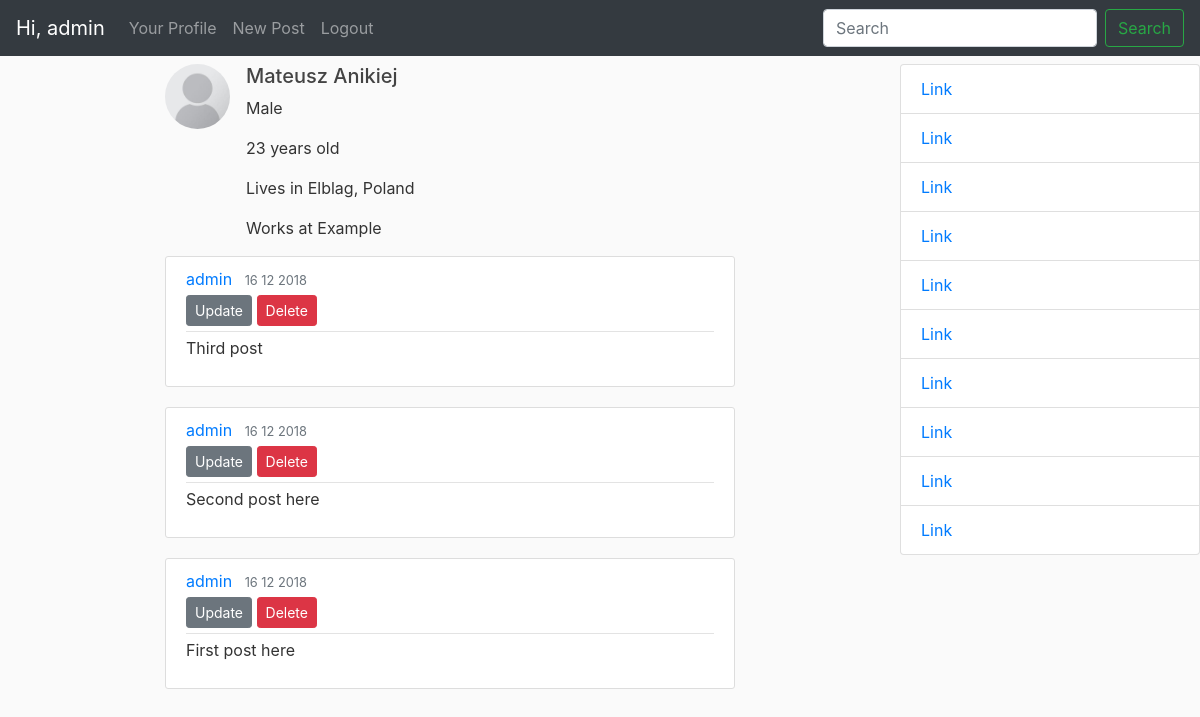
The app's page /user/admin/ (signed in) with its own data.
### users/models.py (models this page shows, shortened)
class Profile(models.Model):
    user = models.OneToOneField(User, on_delete=models.CASCADE)
    birth_date = models.DateField(null = True, blank=True)
    age = models.IntegerField(null = True, blank=True, editable=False)
    town = models.CharField(max_length=200, null = True, blank=True)
    country = models.CharField(max_length=200, null = True, blank=True)
    company = models.CharField(max_length=200, null = True, blank=True)
    gender = models.CharField(max_length=10, choices=GENDERS, null = True, blank=True)
    image = models.ImageField(default='default.jpg', upload_to='profile_pics')

### mainview/models.py (models this page shows, shortened)
class Post(models.Model):
    content = models.TextField()
    date_posted = models.DateTimeField(default=timezone.now)
    author = models.ForeignKey(User, on_delete=models.CASCADE)

### users/views.py (the view)
# urls.py: path('user/<str:username>/', user_views.ProfileDetailsView, name='profile-details'),
def ProfileDetailsView(request, username):
    if User.objects.filter(username=username).exists():
        user = User.objects.get(username=username)
        posts = Post.objects.filter(author=user.pk).order_by('-date_posted')
        gender = ''
        if user.profile.gender == 'M':
            gender='Male'
        elif user.profile.gender == 'F':
            gender='Female'
        data = {
            'first_name': user.first_name,
            'last_name': user.last_name,
            'gender': gender,
            'age': user.profile.age,
            'town': user.profile.town,
            'country': user.profile.country,
            'company': user.profile.company,
            'image': user.profile.image,
            'posts': posts,
        }
        return render(request, 'users/profile_details.html', data)
    else:
        messages.warning(request, f'There is no user of that username.')
        return redirect('mainview:home')

### users/templates/users/profile_details.html
{% extends "mainview/home.html" %}
{% block content %}
    <div class="media">
        <img class="mr-3 rounded-circle article-img" src="{{ image.url }}" alt="Profile Image">
        <div class="media-body">
            <h5 class="mt-0">{{ first_name }} {{ last_name }}</h5>
            <p>{{ gender }}</p>
            {% if age %}
                <p>{{ age }} years old</p>
            {% endif %}
            {% if town and country %}
                <p>Lives in {{ town }}, {{ country }}</p>
            {% elif town %}
                <p>Lives in {{ town }}</p>
            {% elif country %}
                <p>Lives in {{ country }}</p>
            {% endif %}
            {% if company %}
                <p>Works at {{ company }}</p>
            {% endif %}
        </div>
    </div>
    {% for post in posts %}
        <article class="media content-section">
            <div class="media-body">
            <div class="article-metadata">
                <a class="mr-2" href="#">{{ post.author }}</a>
                <small class="text-muted">{{ post.date_posted|date:"j n Y" }}</small>
                {% if post.author == user %}
                    <div>
                        <a class="btn btn-secondary btn-sm mt-1 mb-1" href="{% url 'mainview:post-update' post.id %}">Update</a>
                        <a class="btn btn-danger btn-sm mt-1 mb-1" href="{% url 'mainview:post-delete' post.id %}">Delete</a>
                    </div>
                {% endif %}
            </div>
            <p class="article-content">{{ post.content }}</p>
            </div>
        </article>
    {% endfor %}
{% endblock content %}

### mainview/templates/mainview/home.html (shortened to what this page needs)
{% load static %}
<!doctype html>
<html>
    <head>
        <link rel="stylesheet" href="https://stackpath.bootstrapcdn.com/bootstrap/4.1.3/css/bootstrap.min.css">
        <link rel="stylesheet" type="text/css" href="{% static 'mainview/styles.css' %}">
    </head>
    <body>
        <nav class="navbar navbar-expand-md navbar-dark fixed-top bg-dark">
            <a class="navbar-brand" href="{% url 'mainview:home' %}">Hi, {{ user.username }}</a>
            <div class="collapse navbar-collapse" id="navbarCollapse">
                <div class="navbar-nav mr-auto">
                    {% if user.is_authenticated %}
                        <a class="nav-link" href="{% url 'profile-details' user.username %}">Your Profile</a>
                        <a class="nav-item nav-link" href="{% url 'mainview:post-create' %}">New Post</a>
                        <a class="nav-item nav-link" href="{% url 'logout' %}">Logout</a>
                    {% else %}
                        <a class="nav-item nav-link" href="{% url 'login' %}">Login</a>
                        <a class="nav-item nav-link" href="{% url 'register' %}">Register</a>
                    {% endif %}
                </div>
                <form class="form-inline mt-2 mt-md-0" method="GET" action="{%url 'mainview:search-user' %}">
                    <input id="search_box" name="search_box" class="form-control mr-sm-2" type="text" placeholder="Search" aria-label="Search">
                    <button class="btn btn-outline-success my-2 my-sm-0" type="submit">Search</button>
                </form>
            </div>
        </nav>
        <main role="main" class="container-fluid">
            <div class="row">
                <div class="col col-sm"></div>
                <div class="col-6">
                    {% block content %}
                    {% endblock content %}
                </div>
                <div class="col col-sm"></div>
                <aside class="col-3 px-0 fixed-top sticky-top flex-grow-1">
                    <div class="list-group w-100">
                        <a href="#" class="list-group-item">Link</a>
                        <a href="#" class="list-group-item">Link</a>
                        <a href="#" class="list-group-item">Link</a>
                        <a href="#" class="list-group-item">Link</a>
                        <a href="#" class="list-group-item">Link</a>
                        <a href="#" class="list-group-item">Link</a>
                        <a href="#" class="list-group-item">Link</a>
                        <a href="#" class="list-group-item">Link</a>
                        <a href="#" class="list-group-item">Link</a>
                        <a href="#" class="list-group-item">Link</a>
                    </div>
                </aside>
            </div>
        </main>
    </body>
</html>

### mainview/static/mainview/styles.css (style rules this page uses)
body { background: #fafafa; color: #333333; margin-top: 4rem; min-height: 75rem; }
h1, h2, h3, h4, h5, h6 { color: #444444; }
.content-section { background: #ffffff; padding: 10px 20px; border: 1px solid #dddddd; border-radius: 3px; margin-bottom: 20px; }
.article-content { white-space: pre-line; }
.article-img { height: 65px; width: 65px; margin-right: 16px; }
.article-metadata { padding-bottom: 1px; margin-bottom: 4px; border-bottom: 1px solid #e3e3e3 }

### records on screen
Profile: town "Elblag", country "Poland", company "Example"
Post: author "admin", date_posted "16 12 2018", shows "Update", content "Third post"
Post: author "admin", date_posted "16 12 2018", shows "Update", content "Second post here"
Post: author "admin", date_posted "16 12 2018", shows "Update", content "First post here"

### other values on screen
{{ user.username }} "admin"
{{ first_name }} "Mateusz"
{{ last_name }} "Anikiej"
{{ gender }} "Male"
{{ age }} "23"
